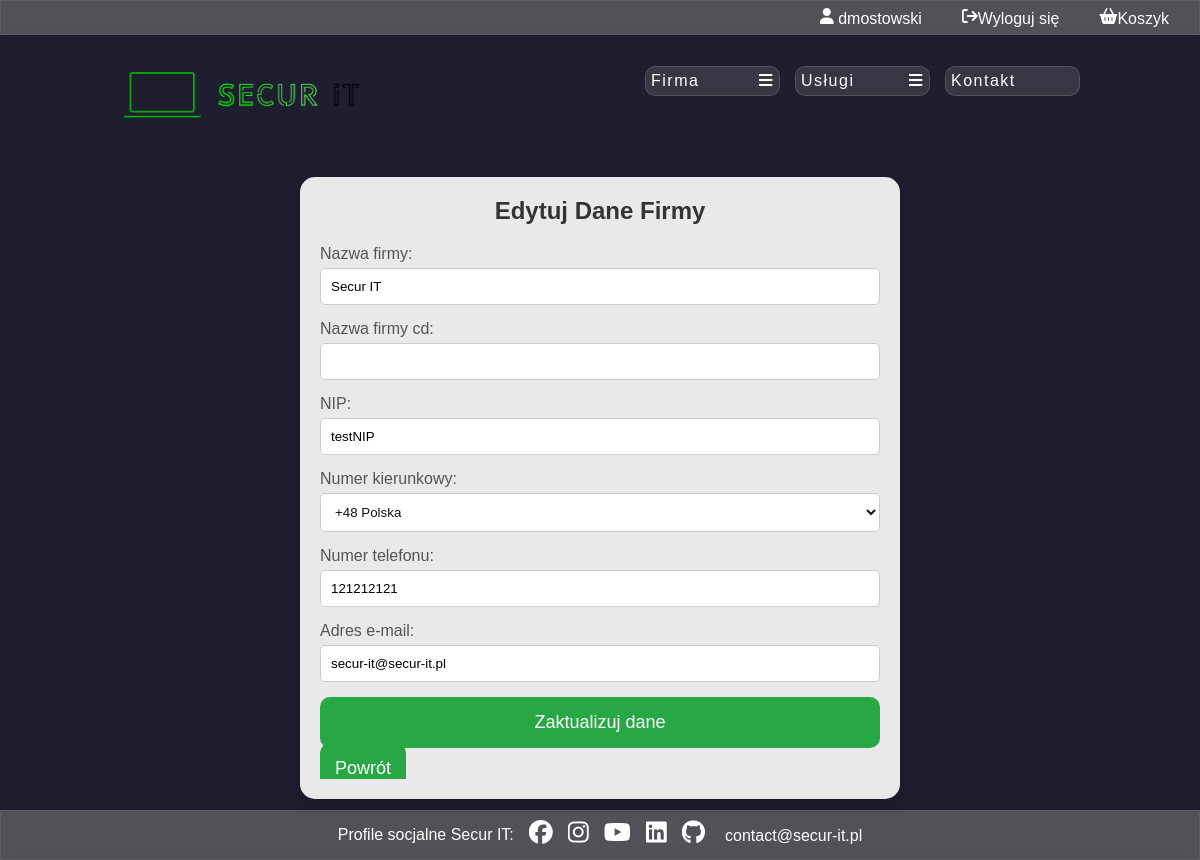
The page /FO/edit_company.php (signed in) on the database its author committed.
### tables this page shows
CREATE TABLE IF NOT EXISTS `users` (
  `id_user` int(11) NOT NULL AUTO_INCREMENT,
  `id_employee` int(11) DEFAULT NULL,
  `id_company` int(11) DEFAULT NULL,
  `first_name` varchar(50) DEFAULT NULL,
  `last_name` varchar(100) DEFAULT NULL,
  `id_country_code` int(11) DEFAULT NULL,
  `phone_number` varchar(20) DEFAULT NULL,
  `email_address` varchar(200) DEFAULT NULL,
  `username` varchar(50) DEFAULT NULL,
  `password` varchar(250) DEFAULT NULL,
  `is_company_admin` tinyint(1) DEFAULT NULL,
  `id_discount` int(11) DEFAULT NULL,
  PRIMARY KEY (`id_user`),
  KEY `id_employee` (`id_employee`),
  KEY `id_country_code` (`id_country_code`),
  KEY `id_discount` (`id_discount`)
);

CREATE TABLE IF NOT EXISTS `companies` (
  `id_company` int(11) NOT NULL AUTO_INCREMENT,
  `company_name` varchar(50) DEFAULT NULL,
  `additional_name` varchar(100) DEFAULT NULL,
  `tax` varchar(20) DEFAULT NULL,
  `id_country_code` int(11) DEFAULT NULL,
  `phone_number` varchar(20) DEFAULT NULL,
  `email_address` varchar(200) DEFAULT NULL,
  PRIMARY KEY (`id_company`),
  KEY `id_country_code` (`id_country_code`)
);

### DB/db_connection.php (called while the page is built, shortened)
<?php
    class db_connection{
        var $host = "localhost";
        var $dbname = "secur_it";
        var $username = "root";
        var $password = "";
        public function databaseConnect(){
            $con = mysqli_connect($this->host, $this->username, $this->password, $this->dbname);
            if(!$con){
                die("Connection failed: " . mysqli_connect_error());
            }
            else{
                $this->connect = $con;
            }
        }
    }
?>

### DB/db_accounts.php (called while the page is built, shortened)
<?php
    include_once("db_connection.php");
    class db_accounts extends db_connection {
        function selectCustomerById($id_user, $id_company)
        {
            mysqli_set_charset($this->connect, "utf8mb4");
            $query = "SELECT u.id_user, u.id_company, u.first_name, u.last_name, u.id_country_code as uicc, cc1.country_code as ucc, u.phone_number as upn, u.email_address as uea, u.username, u.password, u.is_company_admin, c.company_name, c.additional_name, c.tax, c.id_country_code, cc2.country_code as ccc, c.phone_number as cpn, c.email_address as cea
            FROM users as u
            JOIN country_codes as cc1 ON cc1.id_country_code = u.id_country_code
            LEFT JOIN companies as c ON c.id_company = u.id_company
            LEFT JOIN country_codes as cc2 ON cc2.id_country_code = c.id_country_code
            WHERE id_user =".$id_user.";";
            $data = mysqli_query($this->connect, $query);
            if (mysqli_num_rows($data) > 0)
            {
                return $data;
            }
        }
    }
?>

### DB/db_companies.php (called while the page is built, shortened)
<?php
    include_once("db_connection.php");
    class db_companies extends db_connection {
        function selectCompanyByID($id_company)
        {
            mysqli_set_charset($this->connect, "utf8mb4");
            $query = "SELECT c.* FROM `companies` AS c WHERE c.id_company = ".$id_company.";";
            $data = mysqli_query($this->connect, $query);
            if (mysqli_num_rows($data) > 0)
            {
                return $data;
            }
        }
    }
?>

### DB/db_country_codes.php (called while the page is built, shortened)
<?php
    class db_country_codes extends db_connection {
        function selectCountryCodes() {
            mysqli_set_charset($this->connect, "utf8mb4");
            $query = 'SELECT * FROM country_codes WHERE 1';
            $data = mysqli_query($this->connect, $query);
            if (mysqli_num_rows($data) > 0) {
                return $data;
            }
        }
    }
?>

### FO/edit_company.php (the view, shortened to what this page needs)
<?php
    include_once ('../include/functions.php');
    include('../DB/db_companies.php');
    $baza = new db_companies();
    $baza->databaseConnect();
    if (isset($_SESSION['id_company'])) {
        $id_company = $_SESSION['id_company'];
        $data = $baza->selectCompanyByID($id_company);
        $company = mysqli_fetch_assoc($data);
    } else {
        echo "Error: No company ID specified.";
    }
?>
<!DOCTYPE html>
<html lang="pl">
    <head>
        <link rel="stylesheet" href="./style.css">
        <link rel="stylesheet" href="https://cdnjs.cloudflare.com/ajax/libs/font-awesome/4.7.0/css/font-awesome.min.css">
    </head>
    <body>
        <main class="main">
            <?php
                include("header.php");
                include("nav.php");
                include("footer.php");
            ?>
            <div class="edit-company-container">
                <h2>Edytuj Dane Firmy</h2>
                <form action="edit_company.php?id_firma=<?php echo $id_company; ?>" method="post" class="edit-company-form">
                    <div class="form-group">
                        <label for="company_name">Nazwa firmy:</label>
                        <input type="text" id="company_name" name="company_name" value="<?php echo $company['company_name']; ?>" required>
                    </div>
                    <div class="form-group">
                        <label for="additional_name">Nazwa firmy cd:</label>
                        <input type="text" id="additional_name" name="additional_name" value="<?php echo $company['additional_name']; ?>" required>
                    </div>
                    <div class="form-group">
                        <label for="tax">NIP:</label>
                        <input type="text" id="tax" name="tax" value="<?php echo $company['tax']; ?>" required>
                    </div>
                    <div class="form-group">
                        <label for="id_country_code">Numer kierunkowy:</label>
                        <?php
                            include('../DB/db_country_codes.php');
                            $baza_numery = new db_country_codes();
                            $baza_numery->databaseConnect();
                            $selectedId = $company['id_country_code'];
                            $data = $baza_numery->selectCountryCodes();
                            if ($data) {
                                echo '<select class="kierunkowy" name="id_country_code">';
                                while ($row = mysqli_fetch_assoc($data)) {
                                    $text = '<option value="' . $row["id_country_code"] . '"';
                                    if ($row["id_country_code"] == $selectedId) {
                                        $text .= ' selected="selected"';
                                    }
                                    $text .= '>' .$row["country_code"]. " " .$row["country"] .'</option>';
                                    echo $text;
                                }
                                echo '</select>';
                            } else {
                                echo "Błąd zapytania: " . mysqli_error($connect);
                            }
                        ?>
                    </div>
                    <div class="form-group">
                        <label for="phone_number">Numer telefonu:</label>
                        <input type="text" id="phone_number" name="phone_number" value="<?php echo $company['phone_number']; ?>" required>
                    </div>
                    <div class="form-group">
                        <label for="email_address">Adres e-mail:</label>
                        <input type="email" id="email_address" name="email_address" value="<?php echo $company['email_address']; ?>" required>
                    </div>
                    <button type="submit" name="update" class="button">Zaktualizuj dane</button>
                    <a href="./account.php" class="button back-button">Powrót</a>
                </form>
            </div>
        </main>
    </body>
</html>

### FO/header.php (shortened to what this page needs)
<header class="header">
    <?php
        include_once('../DB/db_accounts.php');
        if (isset($_SESSION['loggedin']) && $_SESSION['loggedin'] === true) {
            $id_user = $_SESSION['id_user'];
            $baza = new db_accounts();
            $baza->databaseConnect();
            $data = $baza->selectCustomerById($id_user, null);
            if ($data && mysqli_num_rows($data) > 0) {
                $user = mysqli_fetch_assoc($data);
                echo "<div class='header-content'>";
                echo "<a href='./account.php' class='header-link'><i class='fa-solid fa-user'></i> ";
                echo ($user['username']);
                echo "</a><a href='./logout.php' class='header-link'><i class='fa-solid fa-arrow-right-from-bracket'></i>Wyloguj się</a>";
                echo "<a href='basket.php' class='header-link'><i class='fa-solid fa-basket-shopping'></i>Koszyk</a>";
                echo "</div>";
            }
        }
        else{
            echo "<div class='header-content'>";
            echo "<a href='./registration.php' class='header-link'><i class='fa-solid fa-user-plus'></i>Rejestracja</a>";
            echo "<a href='./login.php' class='header-link'><i class='fa-solid fa-user'></i>Logowanie</a>";
            echo "</div>";
        }
    ?>
</header>

### FO/style.css (style rules this page uses)
* { margin: 0; text-decoration: none; overflow: hidden; font-family: 'Gill Sans', 'Gill Sans MT', Calibri, 'Trebuchet MS', sans-serif; box-sizing: border-box; }
body { background-color: #1e1e2f; font-family: 'Roboto Mono', monospace; color: #fff; margin: 0; overflow: hidden; }
header { display: flex; height: 35px; justify-content: flex-end; align-items: center; padding: 5px; padding-right: 190px; background-color: rgb(117, 116, 116, 0.6); box-shadow: 0 4px 30px rgba(0, 0, 0, 0.1); backdrop-filter: blur(3.5px); -webkit-backdrop-filter: blur(3.5px); border: 1px solid rgba(147, 143, 143, 0.18); }
.header { display: flex; justify-content: flex-end; align-items: center; padding: 10px 20px; background-color: rgb(117, 116, 116, 0.6); box-shadow: 0 4px 30px rgba(0, 0, 0, 0.1); backdrop-filter: blur(3.5px); -webkit-backdrop-filter: blur(3.5px); border: 1px solid rgba(147, 143, 143, 0.18); }
.header-content { display: flex; gap: 20px; }
.header-link { color: white; text-decoration: none; font-size: 16px; padding: 10px; border-radius: 5px; transition: background-color 0.3s, transform 0.3s; }
.main { overflow: auto; width: 100vw; height: calc(100vh - 50px); background-size: cover; margin-bottom: 50px; }
.kierunkowy { color: #111111; background-color: #ffffff; border-radius: 10px; flex: 1; }
.form-group { margin-bottom: 15px; }
.form-group label { display: block; margin-bottom: 5px; color: #555; }
.form-group input[type="text"], .form-group input[type="email"], .form-group input[type="password"], .form-group select { width: 100%; padding: 10px; border: 1px solid #ccc; border-radius: 5px; transition: border-color 0.3s; }
.button { width: 100%; padding: 15px; background-color: #28a745; border: none; border-radius: 10px; color: white; font-size: 18px; cursor: pointer; transition: background-color 0.3s, transform 0.3s; text-align: center; text-decoration: none; }
.edit-company-container { max-width: 600px; margin: 20px auto; padding: 20px; background: rgba(255, 255, 255, 0.9); border-radius: 15px; box-shadow: 0 4px 15px rgba(0, 0, 0, 0.2); animation: fadeIn 0.5s ease-in-out; }
.edit-company-container h2 { text-align: center; margin-bottom: 20px; color: #333; }
.edit-company-form .form-group { margin-bottom: 15px; }
.edit-company-form label { display: block; margin-bottom: 5px; color: #555; }
.edit-company-form input[type="text"], .edit-company-form input[type="email"], .edit-company-form select { width: 100%; padding: 10px; border: 1px solid #ccc; border-radius: 5px; transition: border-color 0.3s; }
.edit-company-form .button { width: 100%; padding: 15px; background-color: #28a745; border: none; border-radius: 10px; color: white; font-size: 18px; cursor: pointer; transition: background-color 0.3s, transform 0.3s; margin-bottom: 10px; }
.edit-company-form .back-button { background-color: #28a745; }
#company_phone_number, #phone_number { flex: 2; }

### rows shown on the page
users: username "dmostowski"
companies: company_name "Secur IT", tax "testNIP", phone_number "121212121", email_address "secur-it@secur-it.pl"

### other values the page prints
form field id_country_code "+48 Polska"
